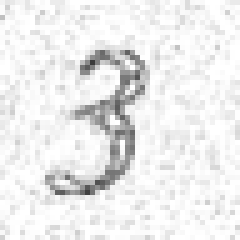
#> input picture alphanum_data/3/3_Kinnari_italic_0.4444444444444444_speckle.png, 48 x 48 px, given as the content of the folder /home/kaiyin/PycharmProjects/tensorflow-mnist/bg_images, which was not available (shown 5 times larger)
$ python yolo_data_generator.py   (older library calls are emulated)
#> lines starting #> are read from the running program, lines starting #| are printed output that depends on the picture; after the words box and inside, x2 and y2 are one past the last pixel; in counts of white or black regions, pixels touching at a corner belong together; pictures that were not available may be replaced by others from this repository, and a replacement may not be noted
import cv2
import os
import uuid
from lxml import etree
from PIL import Image, ImageDraw, ImageFont
import copy
import matplotlib.pyplot as plt
import numpy as np
from scipy.misc import imsave


def rand(limit):
    return np.random.uniform(.01, limit, size=1)[0]


def rand_perspective(four_points, max_w, max_h, limit):
    assert len(four_points) == 4, "You should give 4 xy coordinates"
    assert 0 < limit < .5, "Limit should be 0-0.5"
    p1, p2, p3, p4 = copy.deepcopy(four_points)
    p1x = p1[0] + max_w * rand(limit)
    p1y = p1[1] + max_h * rand(limit)
    p2x = p2[0] - max_w * rand(limit)
    p2y = p2[1] + max_h * rand(limit)
    p3x = p3[0] - max_w * rand(limit)
    p3y = p3[1] - max_h * rand(limit)
    p4x = p4[0] + max_w * rand(limit)
    p4y = p4[1] - max_h * rand(limit)
    return np.array([
        [p1x, p1y],
        [p2x, p2y],
        [p3x, p3y],
        [p4x, p4y]
    ], dtype=np.float32)


def warpImage(img):
    h, w = img.shape[:2]
    rect = np.array([
        [0, 0], [w, 0],
        [w, h], [0, h]
    ], dtype=np.float32)
    dst = rand_perspective(rect, w, h, .2)
    M = cv2.getPerspectiveTransform(rect, dst)
    scale = np.random.uniform(0.7, 1.5)
    w1 = int(w * scale)
    h1 = int(h * scale)
    warp = cv2.warpPerspective(img, M, (w, h))
    warp = cv2.resize(warp, (w1, h1))
    return warp


def resize_background(img, side_len):
    h, w = img.shape[:2]
    if w < h:
        w1 = side_len
        h1 = int(h / w * w1)
    else:
        h1 = side_len
        w1 = int(w / h * h1)
    img = cv2.resize(img, (w1, h1))
    return img[:side_len, :side_len, :]


def makeYellow(transparency=None):
    r = np.random.choice(np.arange(188, 255))
    g = 111
    b = 54
    if transparency is None:
        return (r, g, b)
    else:
        return (r, g, b, transparency)


def makeSize(string, fontSize):
    h = int(fontSize * 1.1)
    w = int(h / 1.65) * len(string)
    return [w, h]


def warpText(label, fontSize):
    fonts = [
        '/usr/share/fonts/truetype/dejavu/DejaVuSansMono-Bold.ttf',
        '/usr/share/fonts/truetype/dejavu/DejaVuSansMono.ttf'
    ]
    font = np.random.choice(fonts, 1)[0]
    fnt = ImageFont.truetype(font, fontSize)
    txt = Image.new('RGBA', makeSize(label, fontSize), makeYellow(255))
    # get a drawing context
    d = ImageDraw.Draw(txt)
    # draw text, half opacity
    d.text((0, 0), label, font=fnt, fill=(0, 0, 0, 255))
    txt = warpImage(np.array(txt))
    return txt


def translateIndex(idx, dx, dy):
    return (idx[0] + dy, idx[1] + dx)


def compose(background, txt, label):
    h1, w1 = txt.shape[:2]
    h2, w2 = background.shape[:2]
    scopeX = w2 - w1
    scopeY = h2 - h1
    assert scopeX > 0 and scopeY > 0, "Background image should be bigger than insert!"
    dx = int(np.random.uniform(0, scopeX))
    dy = int(np.random.uniform(0, scopeY))
    idx = np.nonzero(txt[:, :, 3])
    background[translateIndex(idx, dx, dy)] = txt[idx]
    # centerX = int(dx + (w1 / 2))
    # centerY = int(dy + (h1 / 2))
    return {
        "image": background,
        "bounds": [
            [dx, dy, dx + w1, dy + h1]
        ],
        "labels": [label]
    }


def compose_multple(background, txts, labels):
    assert len(txts) > 0, "Inserts cannot be empty!"
    res = compose(background, txts[0], labels[0])
    for txt, label in zip(txts[1:], labels[1:]):
        tmp = compose(background, txt, label)
        res["image"] = tmp["image"]
        res["bounds"].append(tmp["bounds"][0])
        res["labels"].append(tmp["labels"][0])
    return res


def xmlSize(img):
    h, w = img.shape[:2]
    size = etree.Element("size")
    width = tag_with_text("width", str(w))
    height = tag_with_text("height", str(h))
    depth = tag_with_text("depth", "3")
    size.append(width)
    size.append(height)
    size.append(depth)
    return size


def tag_with_text(tag_name, text):
    tag = etree.Element(tag_name)
    tag.text = text
    return tag


def createObj(label, bounds, pose_type="Unspecified", truncated_type="0", difficult_type="0"):
    obj = etree.Element("object")
    name = tag_with_text("name", label)
    pose = tag_with_text("pose", pose_type)
    truncated = tag_with_text("truncated", truncated_type)
    difficult = tag_with_text("difficult", difficult_type)
    ###########
    # bounding-box
    x1, y1, x2, y2 = bounds
    xmin = tag_with_text("xmin", str(x1))
    ymin = tag_with_text("ymin", str(y1))
    xmax = tag_with_text("xmax", str(x2))
    ymax = tag_with_text("ymax", str(y2))
    bndbox = etree.Element("bndbox")
    for e in [xmin, ymin, xmax, ymax]:
        bndbox.append(e)
    ########### end bounding-box
    for e in [name, pose, truncated, difficult, bndbox]:
        obj.append(e)
    return obj


def create_annotation(sample, file_name, output):
    img = sample["image"]
    bounds = sample["bounds"]
    labels = sample["labels"]
    folder_name = "Images"
    root = etree.Element("annotation")
    folder = tag_with_text("folder", folder_name)
    filename = tag_with_text("filename", file_name)
    size = xmlSize(img)
    segmented = tag_with_text("segmented", "0")
    objs = list(map(lambda x: createObj(*x), zip(labels, bounds)))
    for e in [folder, filename, size, segmented] + objs:
        root.append(e)
    with open(output, "bw") as fh:
        fh.write(etree.tostring(root, pretty_print=True))


class YoloTrainConfig:
    def __init__(self, label_pool, bg_folder, annotation_folder, images_folder, bg_size):
        self.label_pool = label_pool
        self.bg_folder = bg_folder
        self.annotation_folder = annotation_folder
        self.images_folder = images_folder
        self.bg_size = bg_size
        os.makedirs(self.annotation_folder, exist_ok=True)
        os.makedirs(self.images_folder, exist_ok=True)
        self.bg_pool = os.listdir(self.bg_folder)

    def rand_bg(self):
        bg_file = os.path.join(
            self.bg_folder,
            np.random.choice(self.bg_pool, 1)[0]
        )
        return bg_file

    def rand_labels(self, n=3):
        return np.random.choice(self.label_pool, n, replace=True)

    def rand_filepaths(self):
        file_root = str(uuid.uuid4()).replace("-", "")
        png_file = file_root + ".png"
        png_path = os.path.join(self.images_folder, png_file)
        xml_file = file_root + ".xml"
        xml_path = os.path.join(self.annotation_folder, xml_file)
        return png_path, xml_path


config = YoloTrainConfig(
    label_pool=["5004", "5003", "23", "24"],
    bg_folder="/home/kaiyin/PycharmProjects/tensorflow-mnist/bg_images",
    annotation_folder="/home/kaiyin/PycharmProjects/tensorflow-mnist/yolo_train_data/annotations",
    images_folder="/home/kaiyin/PycharmProjects/tensorflow-mnist/yolo_train_data/images",
    bg_size=416
)


def make_annotated_img(config: YoloTrainConfig):
    labels = config.rand_labels()
    png_path, xml_path = config.rand_filepaths()
    bg_file = config.rand_bg()
    background = resize_background(
        np.array(
            Image.open(bg_file).convert("RGBA")
        ),
        config.bg_size
    )
#> in resize_background, `h, w = img.shape[:2]`: h = 48
#> in resize_background, `w1 = int(w / h * h1)`: w1 = 416
    txts = list(map(lambda x: warpText(x, 40), labels))
#> in warpImage (call 2), `warp = cv2.warpPerspective(img, M, (w, h))`:
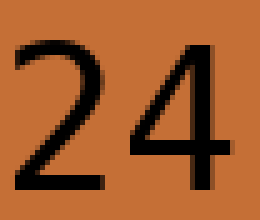
#> img: shape (44, 52, 4) (shown 5 times larger); mean of channels 0, 1, 2, 3 160.9, 90.7, 44.1, 255; drawn as R, G, B
#> in warpImage (call 2), `warp = cv2.resize(warp, (w1, h1))`:
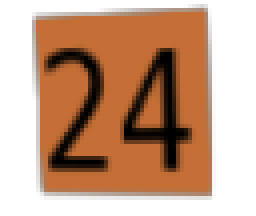
#> warp: shape (54, 64, 4) (shown 4 times larger); mean of channels 0, 1, 2, 3 90.2, 50.8, 24.7, 142.9; transparent parts drawn white
#> call 3 of warpText, with label = '5003', fontSize = 40
#> in warpText (call 3), `txt = Image.new('RGBA', makeSize(label, fontSize), makeYellow(255))`:
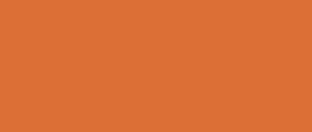
#> txt: PIL image 104x44 RGBA (shown 3 times larger); mean R, G, B, A 220, 111, 54, 255
#> in warpImage (call 3), `warp = cv2.warpPerspective(img, M, (w, h))`:
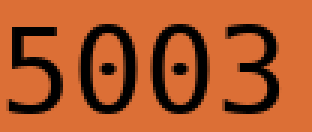
#> img: shape (44, 104, 4) (shown 3 times larger); mean of channels 0, 1, 2, 3 174.5, 88, 42.8, 255; drawn as R, G, B
#> in warpImage (call 3), `warp = cv2.resize(warp, (w1, h1))`:
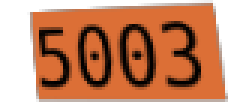
#> warp: shape (35, 84, 4) (shown 3 times larger); mean of channels 0, 1, 2, 3 113.8, 57.4, 27.9, 165.8; transparent parts drawn white
#> txts = 3 items
    out = compose_multple(background, txts, labels)
#> in compose, `idx = np.nonzero(txt[:, :, 3])`: idx = 3202 positions, rows 1 to 39, columns 13 to 98
#> in compose, `background[translateIndex(idx, dx, dy)] = txt[idx]`:
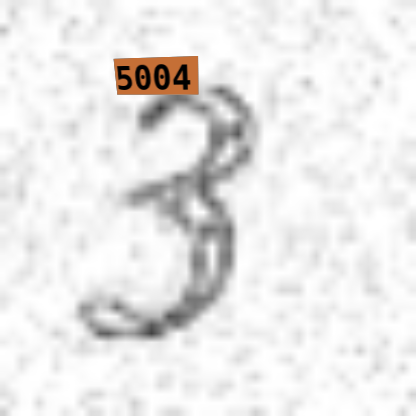
#> background: shape (416, 416, 4); mean of channels 0, 1, 2, 3 234.3, 233.2, 232.5, 254.8; transparent parts drawn white
#> in compose_multple, `res = compose(background, txts[0], labels[0])`: res = 3 items
#> the loop in compose_multple, `for txt, label in zip(txts[1:], labels[1:]):` made 2 passes
#> (h1 in compose, w1 in compose, h2 in compose, w2 in compose, scopeX in compose, scopeY in compose, dx in compose) on passes 1 to 2: (54, 64, 416, 416, 352, 362, 78), (35, 84, 416, 416, 332, 381, 299)
#> after the loop in compose_multple, `for txt, label in zip(txts[1:], labels[1:]):`:
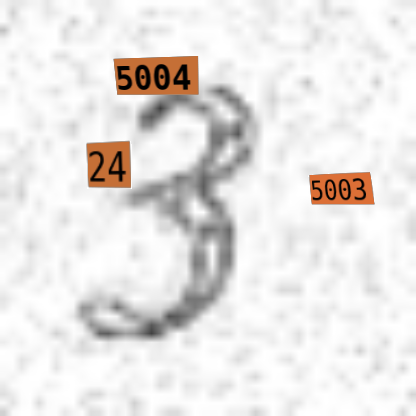
#> background: shape (416, 416, 4); 2.43% of pixels changed, all inside (x1, y1, x2, y2) = (86, 140, 375, 205); transparent parts drawn white
#> out = 3 items
    # cv2.imwrite(png_path, out["image"])
    imsave(png_path, out["image"])
    create_annotation(out, os.path.basename(png_path), xml_path)
#> in create_annotation, `bounds = sample["bounds"]`: bounds = [[100, 55, 205, 99], [78, 139, 142, 193], [299, 171, 383, 206]]
#> in create_annotation, `labels = sample["labels"]`: labels = ['5004', '24', '5003']
#> in create_annotation, `objs = list(map(lambda x: createObj(*x), zip(labels, bounds)))`: objs = 3 items
#> the loop in create_annotation, `for e in [folder, filename, size, segmented] + objs:` made 7 passes


for i in range(1000):
    make_annotated_img(config)


config_test = YoloTrainConfig(
    label_pool=["5004", "5003", "23", "24", "500"],
    bg_folder="/home/kaiyin/PycharmProjects/tensorflow-mnist/bg_images",
    annotation_folder="/home/kaiyin/PycharmProjects/tensorflow-mnist/yolo_test_data/annotations",
    images_folder="/home/kaiyin/PycharmProjects/tensorflow-mnist/yolo_test_data/images",
    bg_size=416
)

for i in range(300):
    make_annotated_img(config_test)
